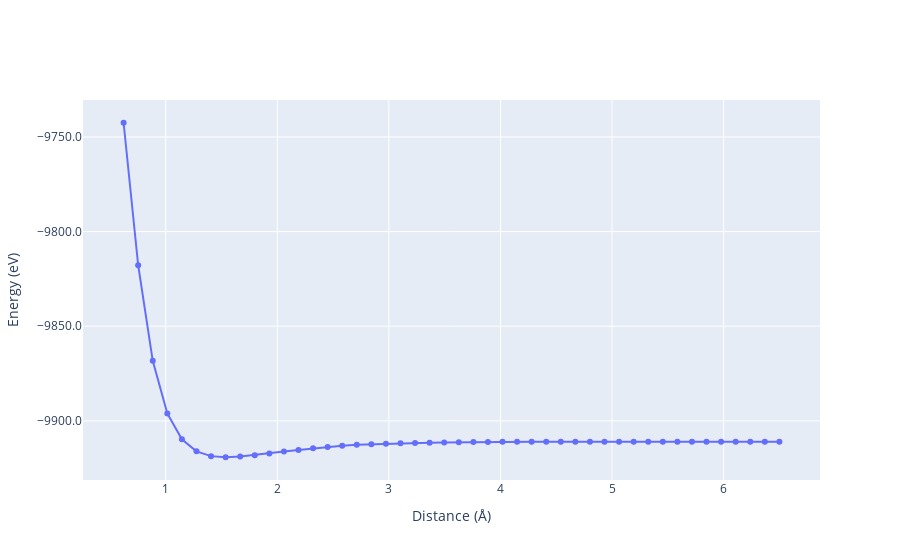

The notebook cell this image was saved under:
### Code cell
# plot with plotly
fig = go.Figure()
fig.add_trace(
    go.Scatter(
        x=sio_gaussian_result_df_min["distance"],
        y=sio_gaussian_result_df_min["energy"],
        mode="lines+markers",
        name="Si-O"
    )
)
fig.update_layout(legend_title_text = "Si-O")
fig.update_xaxes(title_text="Distance (Å)")
fig.update_yaxes(title_text="Energy (eV)", tickformat=".1f")
fig.show()

### Figure 1 — Plotly figure (JSON) as saved in the notebook; plotly's stock layout.template omitted (floating-point values rounded to 4 significant figures)
{"data": [{"mode": "lines+markers", "name": "Si-O", "type": "scatter", "x": [0.6224, 0.7531, 0.8837, 1.014, 1.145, 1.276, 1.406, 1.537, 1.667, 1.798, 1.929, 2.059, 2.19, 2.32, 2.451, 2.582, 2.712, 2.843, 2.973, 3.104, 3.235, 3.365, 3.496, 3.627, 3.757, 3.888, 4.018, 4.149, 4.28, 4.41, 4.541, 4.671, 4.802, 4.933, 5.063, 5.194, 5.324, 5.455, 5.586, 5.716, 5.847, 5.978, 6.108, 6.239, 6.369, 6.5], "y": [-9742.0, -9818.0, -9868.0, -9896.0, -9910.0, -9916.0, -9919.0, -9919.0, -9919.0, -9918.0, -9917.0, -9916.0, -9915.0, -9915.0, -9914.0, -9913.0, -9913.0, -9912.0, -9912.0, -9912.0, -9912.0, -9912.0, -9911.0, -9911.0, -9911.0, -9911.0, -9911.0, -9911.0, -9911.0, -9911.0, -9911.0, -9911.0, -9911.0, -9911.0, -9911.0, -9911.0, -9911.0, -9911.0, -9911.0, -9911.0, -9911.0, -9911.0, -9911.0, -9911.0, -9911.0, -9911.0]}], "layout": {"legend": {"title": {"text": "Si-O"}}, "xaxis": {"title": {"text": "Distance (Å)"}}, "yaxis": {"tickformat": ".1f", "title": {"text": "Energy (eV)"}}}}
